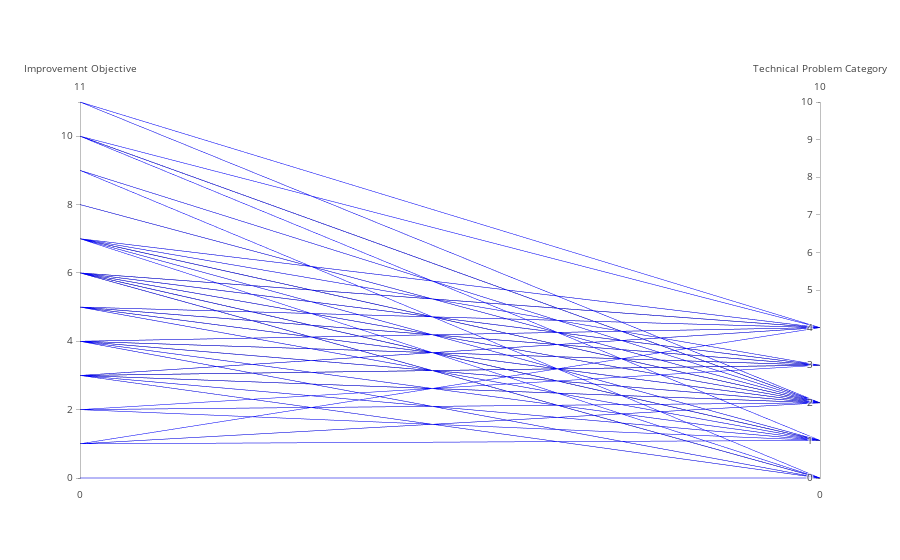

Notebook code for this chart:
### Code cell
import plotly
import plotly.plotly as py
import plotly.graph_objs as go

plotly.offline.init_notebook_mode(connected=True)

data = [
    go.Parcoords(
        line = dict(color = 'blue'),
        dimensions = list([
            dict(label = 'Improvement Objective', values = relation_df["Improvement Objective Cat"], ticktext = list(relation_df["Improvement Objective"].unique())),
            dict(range = [0,10], label = 'Technical Problem Category', values = relation_df["Technical Problem Category Cat"], ticktext = relation_df["Technical Problem Category"].cat.categories)
        ])
    )
]

plotly.offline.iplot(data, filename = 'parcoord-dimensions')

### Figure 1 — Plotly figure (JSON) as saved in the notebook; plotly's stock layout.template omitted (floating-point values rounded to 4 significant figures; data arrays with more than 128 entries replaced by an {"elided": "..."} marker saying what was removed)
{"data": [{"dimensions": [{"label": "Improvement Objective", "ticktext": ["support ownership and exchange of iot resources", "Security:confidentiality", "Security:integrity", "Security:authenticity", "Performance:time behaviour", "enable iot service discovery (spatial or semantic)", "Security:non-repudiation", "Security:accountability", "Reliability:availability", "Compatibility:interoperability", "automate processes involving iot devices", "synchronise and form consensus among iot devices"], "values": {"elided": "256 int values"}}, {"label": "Technical Problem Category", "range": [0, 10], "ticktext": ["build trusted communication channels", "control and incentivise the distribution of iot data and services", "decentralise the operation of iot systems", "enable decentralised authentication - authorisation - trust management", "ensure the integrity of iot systems and their data"], "values": {"elided": "256 int values"}}], "line": {"color": "blue"}, "type": "parcoords", "uid": "a40bb558-6c9f-4840-b9c3-43eb2805909d"}], "layout": {}}
